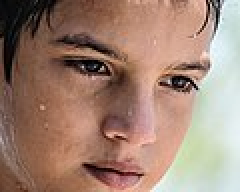
#> input picture img01.jpg, 120 x 96 px, found by its file name (shown 2 times larger); its folder holds only this picture in this run
$ jupyter execute --allow-errors test.ipynb   (older library calls are emulated)
#> lines starting #> are read from the running program, lines starting #| are printed output that depends on the picture
#> further down, img is the input picture: shape (96, 120, 3); mean R, G, B 160.5, 130.9, 115.3
#> `img = resize(img, (64, 64))`:
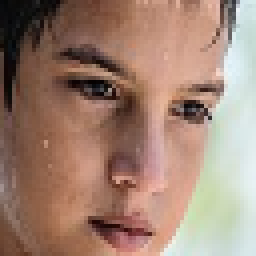
#> img: shape (64, 64, 3) float64 (shown 4 times larger); mean R, G, B 0.63, 0.513, 0.452
<a href="https://colab.research.google.com/github/YoungHyun-c/YoungHyun-github.io/blob/main/test.ipynb" target="_parent"></a>

[cell 1]
import matplotlib.pyplot as plt
import numpy as np

from skimage.io import imread
from skimage.transform import resize
from skimage.feature import hog

[cell 2]
url = 'https://github.com/YoungHyun-c/YoungHyun-github.io/raw/main/faces/'

face_images = []

#> (the rest of this cell did not finish here and is left out)

[cell 3]
def plot_images(nRow, nCol, img):
#> called with nRow = 3, nCol = 5
  fig = plt.figure()
  fig, ax = plt.subplots(nRow, nCol, figsize = (nCol, nRow))
  for i in range(nRow):
    for j in range(nCol):
      if nRow <= 1: axis = ax[j]
      else:         axis = ax[i, j]
      axis.get_xaxis().set_visible(False)
      axis.get_yaxis().set_visible(False)
      axis.imshow(img[i*nCol+j])

#> (the rest of this cell did not finish here and is left out)

[cell 4]
url = 'https://github.com/YoungHyun-c/YoungHyun-github.io/raw/main/myface/'

face_images = []

#> (the rest of this cell did not finish here and is left out)

[cell 5]
face_hogs = []
face_features = []

#> (the rest of this cell did not finish here and is left out)

[cell 6]
fig = plt.figure()
fig, ax = plt.subplots(3,5, figsize = (10,6))
#> (the rest of this cell did not finish here and is left out)

[cell 7]
url = 'https://github.com/YoungHyun-c/YoungHyun-github.io/raw/main/animals/'

animal_images = []

#> (the rest of this cell did not finish here and is left out)

[cell 8]
animal_hogs = []
animal_features = []

#> (the rest of this cell did not finish here and is left out)

[cell 9]
fig = plt.figure()
fig, ax = plt.subplots(3,5, figsize = (10,6))
#> (the rest of this cell did not finish here and is left out)

[cell 10]
X, y = [], []

for feature in face_features:
    X.append(feature)
    y.append(1)
#> this loop made 1 pass
#> after the loop, X = 1 item; y = [1]
for feature in animal_features:
    X.append(feature)
    y.append(0)
#> after the loop, X = 2 items; y = [1, 0]

fig = plt.figure()
fig, ax = plt.subplots(6,5, figsize = (10,6))
#> (the rest of this cell did not finish here and is left out)

[cell 11]
from sklearn.svm import SVC
from sklearn.pipeline import Pipeline
from sklearn.preprocessing import StandardScaler

polynomial_svm_clf = Pipeline([
    ("scaler", StandardScaler()),
    ("svm_clf", SVC(C=1, kernel = 'poly', degree=5, coef0=10.0))
 ])
polynomial_svm_clf.fit(X, y)

[cell 12]
yhat = polynomial_svm_clf.predict(X)
#> yhat = [1, 1]
print(yhat)
#| [1 1]

[cell 13]
url = 'https://github.com/YoungHyun-c/YoungHyun-github.io/raw/main/test_data/'

test_images = []

#> (the rest of this cell did not finish here and is left out)

[cell 14]
test_hogs = []
test_features = []
#> (the rest of this cell did not finish here and is left out)

[cell 15]
test_result = polynomial_svm_clf.predict(test_features)
#> test_result = [1]
print(test_result)
#| [1]
